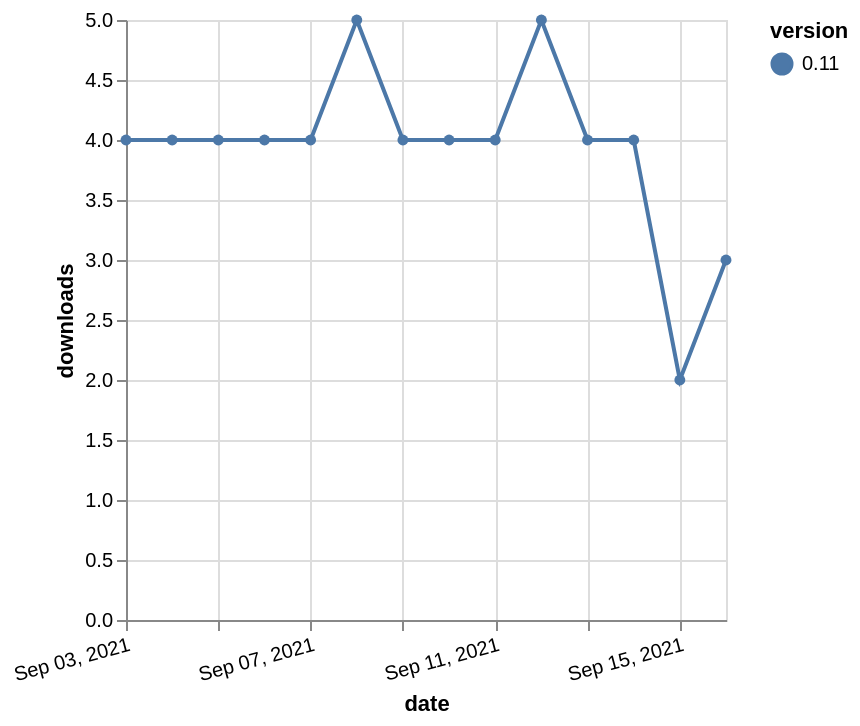

Here is the Vega-Lite specification saved for this chart:
### Vega-Lite specification from a JSON file in a GitHub repository (floating-point values rounded to 4 significant figures)
{"$schema": "https://vega.github.io/schema/vega-lite/v5.json", "description": "A simple bar chart with embedded data.", "data": {"values": [{"date": "2021-09-03", "total": 4836, "delta": 4, "version": "0.11"}, {"date": "2021-09-04", "total": 4840, "delta": 4, "version": "0.11"}, {"date": "2021-09-05", "total": 4844, "delta": 4, "version": "0.11"}, {"date": "2021-09-06", "total": 4848, "delta": 4, "version": "0.11"}, {"date": "2021-09-07", "total": 4852, "delta": 4, "version": "0.11"}, {"date": "2021-09-08", "total": 4857, "delta": 5, "version": "0.11"}, {"date": "2021-09-09", "total": 4861, "delta": 4, "version": "0.11"}, {"date": "2021-09-10", "total": 4865, "delta": 4, "version": "0.11"}, {"date": "2021-09-11", "total": 4869, "delta": 4, "version": "0.11"}, {"date": "2021-09-12", "total": 4874, "delta": 5, "version": "0.11"}, {"date": "2021-09-13", "total": 4878, "delta": 4, "version": "0.11"}, {"date": "2021-09-14", "total": 4882, "delta": 4, "version": "0.11"}, {"date": "2021-09-15", "total": 4884, "delta": 2, "version": "0.11"}, {"date": "2021-09-16", "total": 4887, "delta": 3, "version": "0.11"}]}, "width": "container", "mark": {"type": "line", "point": {"filled": true}}, "encoding": {"x": {"field": "date", "type": "temporal", "timeUnit": "yearmonthdate", "title": "date", "axis": {"labelAngle": -15}}, "y": {"field": "delta", "type": "quantitative", "title": "downloads"}, "color": {"field": "version", "type": "nominal"}, "tooltip": {"field": "delta"}}}
